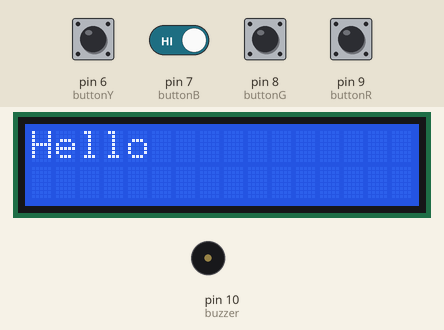
Simulated run of this sketch. Board: Arduino Uno, built with avr-gcc and run on an emulated ATmega328P. On the bench: 16×2 character LCD, buzzer (waves = sounding). Inputs (shaded band) come from the test bench; at power-on: pin 6 (buttonY), pin 7 (buttonB), pin 8 (buttonG), pin 9 (buttonR) HIGH. Random numbers use the default seed unless the sketch sets one; EEPROM starts erased.

Above: at 3.6 s.
At 5.3 s:
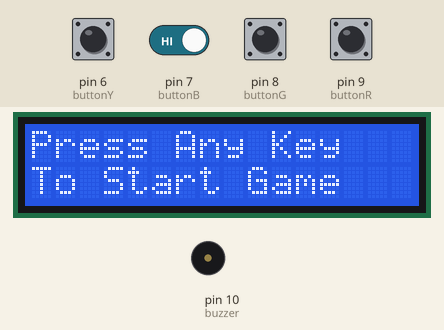
5.4 s: pin 6 (buttonY) pulled LOW for 0.15 s
At 5.9 s:
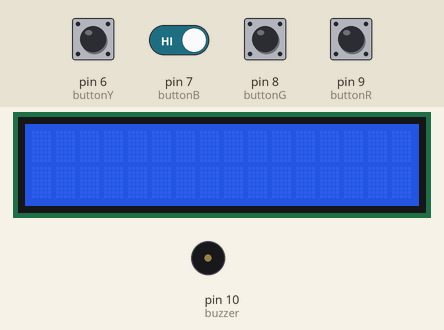
7.1 s: pin 6 (buttonY) pulled LOW for 1 s
At 8.6 s:
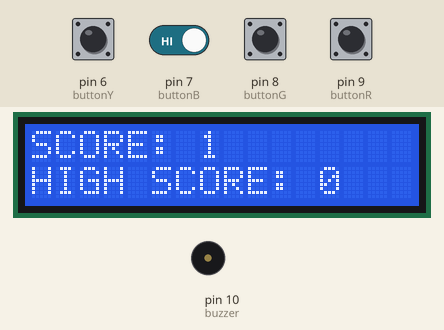
8.7 s: pin 6 (buttonY) driven LOW and pin 7 (buttonB) driven LOW
At 10.51 s:
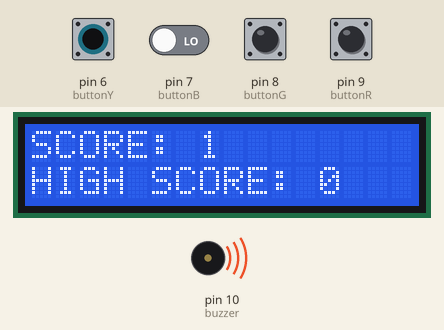
Timing chart, 0 to 14.2 s (numbered marks = the images above; inputs shaded):
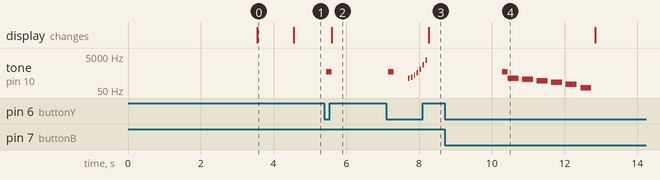

The sketch:

simonsays.ino
```cpp
#include <LiquidCrystal.h>
#include <EEPROM.h>

const int rs = 12, e = 11, d4 = A0, d5 = A1, d6 = A2, d7 = A3;
LiquidCrystal lcd(rs, e, d4, d5, d6, d7);

const int buzzer = 10;
const int ledR = 5, ledG = 4, ledB = 3, ledY = 2;

const int buttonR = 9, buttonG = 8, buttonB = 7, buttonY = 6;

int buttonStateR = HIGH, buttonStateG = HIGH, buttonStateB = HIGH, buttonStateY = HIGH;
int lastButtonStateR = HIGH, lastButtonStateG = HIGH, lastButtonStateB = HIGH, lastButtonStateY = HIGH;

int lastDebounceTime;
int debounceTime = 50;

String simonSays = "";
String youSay = "";

int score = 0;
int highScore = 0;

int gameSpeed = 500; //500 by default, delay between leds. lower value = game starts harder can't be less than 150.


bool compare(int index){
  if (simonSays.substring(0, index).equals(youSay)) return true;
  return false;
}

void listenSimon(){
  for (int i = 0; i < simonSays.length(); i++){
    digitalWrite(simonSays[i] - '0' + 2, HIGH);
    delay(gameSpeed);
    digitalWrite(simonSays[i] - '0' + 2, LOW);
    delay(gameSpeed);
  }
}

void say(){
  int count = 1;
  while (count <= simonSays.length()){
    youSay += input();

    if (compare(count) == false){
      gameOver();
      WaitForStart();
      break;
    }
    count++;
  }
}

void gameOver(){
  digitalWrite(13, HIGH);
  failSound();
  digitalWrite(13, LOW);

  simonSays = "";
  youSay = "";
  updateHighScore();
  resetScore();
}

float gameSpeedMultiplier = 2;
void advance(){
  delay(400);
  youSay = "";
  incScore();
  successSound();
  simonSays += random(0, 4);


  if (gameSpeed > 150){
    gameSpeed = 500 - 10*log(gameSpeedMultiplier);
  }
  else{
    gameSpeed = 150;
  }
  gameSpeedMultiplier *= 2;
}

char input(){
  char data = 'e';
  while(true){
    int readR = digitalRead(buttonR);
    int readG = digitalRead(buttonG);
    int readB = digitalRead(buttonB);
    int readY = digitalRead(buttonY);

    if (readR != lastButtonStateR || readG != lastButtonStateG || readB != lastButtonStateB || readY != lastButtonStateY){
      lastDebounceTime = millis();
    }

    if (millis() - lastDebounceTime > debounceTime){

      if (readR == LOW && buttonStateR == HIGH){
        data = '3';
      }
      buttonStateR = readR;
      if (readG == LOW && buttonStateG == HIGH){
        data = '2';
      }
      buttonStateG = readG;
      if (readB == LOW && buttonStateB == HIGH){
        data = '1';
      }
      buttonStateB = readB;
      if (readY == LOW && buttonStateY == HIGH){
        data = '0';
      }
      buttonStateY = readY;
    }

    lastButtonStateR = readR;
    lastButtonStateG = readG;
    lastButtonStateB = readB;
    lastButtonStateY = readY;

    if (data != 'e'){
      inputSound();

      return data;
    }
  }
}

void successSound(){
  int i = 250;
  int mul = 1;
  while (i < 4000){
    tone(buzzer, i);
    i += 40 * mul;
    mul *= 2;
    delay(40);
    noTone(buzzer);
    delay(40);
  }
}

void failSound(){
  int i = 250;
  int mul = 1;
  while (i > 50){
    tone(buzzer, i);
    i -= 36 * mul;
    mul *= 1.4f;
    delay(300);
    noTone(buzzer);
    delay(100);
  }
}

void inputSound(){
  tone(buzzer, 600);
  delay(150);
  noTone(buzzer);
}

void incScore(){
  score++;
}

void resetScore(){
  score = -1;
}

void initHighScore(){
  highScore = EEPROM.read(0);
}

void updateHighScore(){
  if (score > highScore){
    EEPROM.update(0, score);
    highScore = EEPROM.read(0);
  }
}

void dispScore(){
  lcd.setCursor(0,0);
  lcd.print("SCORE: " + (String)(score));
  lcd.setCursor(0,1);
  lcd.print("HIGH SCORE: " + (String)(highScore));
}

void VeryFirstInit(){
  int eepromLength = EEPROM.length();
  if (EEPROM.read(512) != "\0"){
    for (int i = 0; i < eepromLength; i++){
      EEPROM.write(i, "\0");
    }
    EEPROM.write(0, 0);
  }
}

void WaitForStart(){
  ClearLCD();

  lcd.setCursor(0, 0);
  lcd.print("Press Any Key");
  lcd.setCursor(0, 1);
  lcd.print("To Start Game");

  while (true){
    char inp = input();
    if (inp == '0' || inp == '1' || inp == '2' || inp == '3'){
      break;
    }
  }

  ClearLCD();
}

void ClearLCD(){
  lcd.setCursor(0, 0);
  lcd.print("                ");
  lcd.setCursor(0, 1);
  lcd.print("                ");

}


void setup() {
  VeryFirstInit(); // This function only works if it is arduino's first initilization to clear all EEPROM Memory
  pinMode(ledR, INPUT);
  pinMode(ledG, INPUT);
  pinMode(ledB, INPUT);
  pinMode(ledY, INPUT);
  pinMode(buzzer, INPUT);

  pinMode(buttonR, INPUT_PULLUP);
  pinMode(buttonG, INPUT_PULLUP);
  pinMode(buttonB, INPUT_PULLUP);
  pinMode(buttonY, INPUT_PULLUP);

  Serial.begin(9600);


  initHighScore();
  lcd.begin(16,2);
  lcd.print("Hello");
  delay(1000);

  WaitForStart();
  randomSeed(millis());
  simonSays += random(0, 4);
}

void loop() {
  listenSimon();
  say();
  advance();
  dispScore();
}
```

Measured:
- after the input at 5.4 s, tone on pin 10 (buzzer): silent → 600 Hz after 0.05 s, → silent 0.15 s later; the display: changes after 0.21 s (image 2)
- after the input at 7.1 s, tone on pin 10 (buzzer): plays 600 Hz for 0.15 s, 250 Hz for 0.04 s, 290 Hz for 0.04 s, 370 Hz for 0.04 s, 530 Hz for 0.04 s, 850 Hz for 0.04 s … (8 notes in this stretch), starting after 0.05 s; the display: changes after 1.2 s (image 3)
- after the input at 8.7 s, tone on pin 10 (buzzer): plays 600 Hz for 0.15 s, 250 Hz for 0.30 s, 214 Hz for 0.30 s, 178 Hz for 0.30 s, 142 Hz for 0.30 s, 106 Hz for 0.30 s … (7 notes in this stretch), starting after 1.6 s
- what the display in image 0 shows lasts 1.1 s, from 3.5 s to 4.6 s
